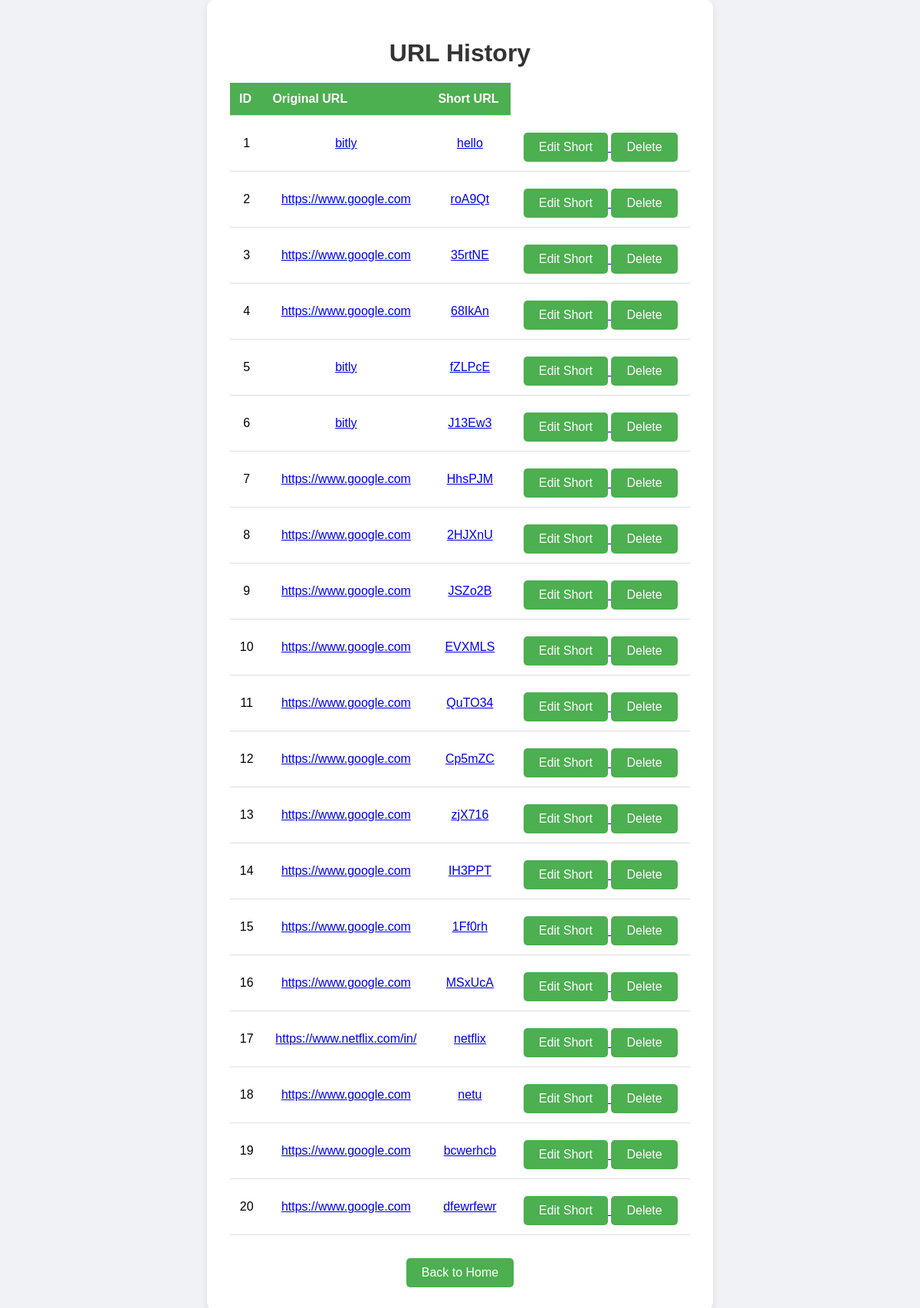
The app's page /history with its own data.
### app.py (models this page shows)
class URL(db.Model):
    id = db.Column(db.Integer, primary_key=True)
    long_url = db.Column(db.String(500), nullable=False)
    short_code = db.Column(db.String(6), unique=True, nullable=False)

### app.py (the view)
@app.route("/history")
def history():
    urls = URL.query.all()
    return render_template("history.html", urls=urls)

### templates/history.html (shortened to what this page needs)
<!DOCTYPE html>
<html lang="en">
<head>
</head>
<body>
    <div class="container">
        <h1>URL History</h1>
        <table>
            <tr>
                <th>ID</th>
                <th>Original URL</th>
                <th>Short URL</th>
            </tr>
            {% for url in urls %}
            <tr>
                <td>{{ loop.index }}</td>
                <td><a href="{{ url.long_url }}" target="_blank">{{ url.long_url }}</a></td>
                <td><a href="{{ url.short_code }}" target="_blank">{{ url.short_code }}</a></td>
                <td>
                    <a href="{{ url_for('edit_short', url_id=url.id) }}">
                        <button>Edit Short</button>
                    </a>
                    <form action="/delete/{{ url.id }}" method="POST" style="display:inline;">
                        <button type="submit" onclick="return confirm('Are you sure you want to delete this URL?');">Delete</button>
                    </form>
                </td>
            </tr>
            {% endfor %}
        </table>
        <a href="/">
            <button>Back to Home</button>
        </a>
    </div>
</body>
</html>

### templates/history.html (style rules this page uses)
body { display: flex; justify-content: center; align-items: center; flex-direction: column; min-height: 100vh; margin: 0; font-family: Arial, sans-serif; background-color: #f0f2f5; }
h1 { color: #333; margin-bottom: 20px; }
.container { background-color: white; padding: 30px; border-radius: 10px; box-shadow: 0 4px 10px rgba(0,0,0,0.1); width: 80%; max-width: 600px; text-align: center; }
table { width: 100%; border-collapse: collapse; margin-bottom: 20px; }
th, td { padding: 12px; border-bottom: 1px solid #ddd; }
th { background-color: #4CAF50; color: white; text-align: left; }
button { padding: 10px 20px; background-color: #4CAF50; color: white; border: none; border-radius: 5px; cursor: pointer; font-size: 16px; margin-top: 10px; }

### records on screen
URL: long_url "bitly", short_code "hello"
URL: long_url "https://www.google.com", short_code "roA9Qt"
URL: long_url "https://www.google.com", short_code "35rtNE"
URL: long_url "https://www.google.com", short_code "68IkAn"
URL: long_url "bitly", short_code "fZLPcE"
URL: long_url "bitly", short_code "J13Ew3"
URL: long_url "https://www.google.com", short_code "HhsPJM"
URL: long_url "https://www.google.com", short_code "2HJXnU"
URL: long_url "https://www.google.com", short_code "JSZo2B"
URL: long_url "https://www.google.com", short_code "EVXMLS"
URL: long_url "https://www.google.com", short_code "QuTO34"
URL: long_url "https://www.google.com", short_code "Cp5mZC"
URL: long_url "https://www.google.com", short_code "zjX716"
URL: long_url "https://www.google.com", short_code "IH3PPT"
URL: long_url "https://www.google.com", short_code "1Ff0rh"
URL: long_url "https://www.google.com", short_code "MSxUcA"
URL: long_url "https://www.netflix.com/in/", short_code "netflix"
URL: long_url "https://www.google.com", short_code "netu"
URL: long_url "https://www.google.com", short_code "bcwerhcb"
URL: long_url "https://www.google.com", short_code "dfewrfewr"
